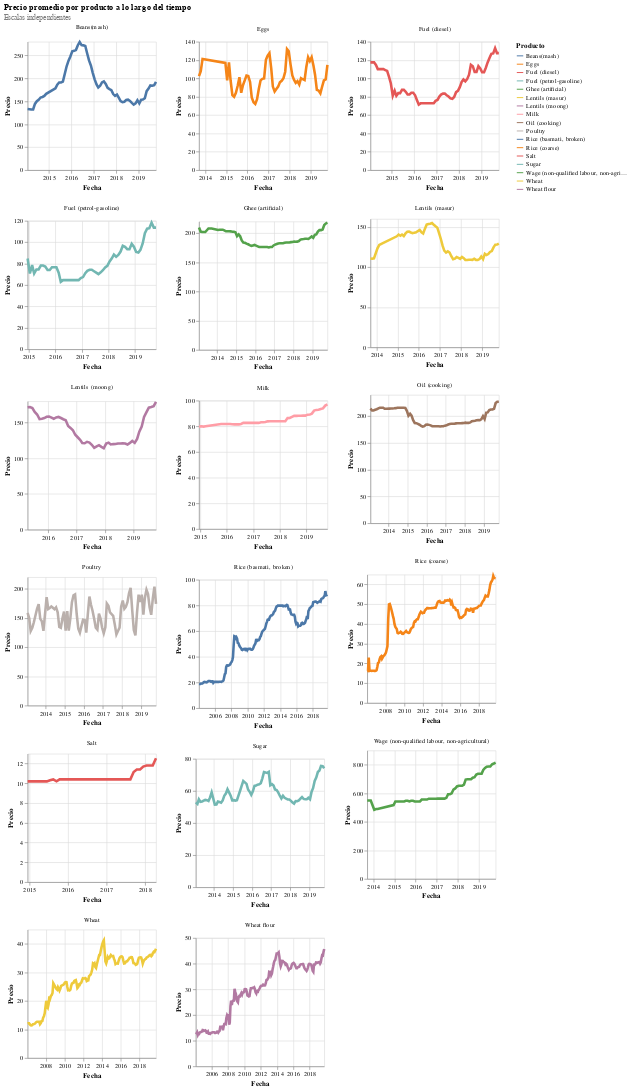

Notebook source saved alongside this figure:
### Code cell
# Gráfica por producto
plot.properties(width=200, height=200).facet(alt.Facet('producto:N', title=None),
            columns=3
    ).resolve_axis(
        x='independent',
        y='independent'
    ).resolve_scale(
        x='independent', 
        y='independent'
).properties(title={
      "text": ["Precio promedio por producto a lo largo del tiempo"], 
      "subtitle": ["Escalas independientes"],
      "color": "black",
      "subtitleColor": "grey"}
    )

### Figure 1 — Vega-Lite specification as saved in the notebook (floating-point values rounded to 4 significant figures; data arrays with more than 128 entries replaced by an {"elided": "..."} marker saying what was removed)
{"$schema": "https://vega.github.io/schema/vega-lite/v4.8.1.json", "columns": 3, "config": {"view": {"continuousHeight": 300, "continuousWidth": 400}}, "data": {"name": "data-f9dd2a0e58cb6c6b69e90a22d46363e9"}, "datasets": {"data-f9dd2a0e58cb6c6b69e90a22d46363e9": {"elided": "1565 records"}}, "facet": {"field": "producto", "title": null, "type": "nominal"}, "resolve": {"axis": {"x": "independent", "y": "independent"}, "scale": {"x": "independent", "y": "independent"}}, "spec": {"encoding": {"color": {"field": "producto", "title": "Producto", "type": "nominal"}, "x": {"field": "date", "title": "Fecha", "type": "temporal"}, "y": {"field": "price", "title": "Precio", "type": "quantitative"}}, "height": 200, "mark": {"size": 4, "type": "line"}, "title": "Precio promedio de productos a lo largo del tiempo", "width": 200}, "title": {"color": "black", "subtitle": ["Escalas independientes"], "subtitleColor": "grey", "text": ["Precio promedio por producto a lo largo del tiempo"]}}
